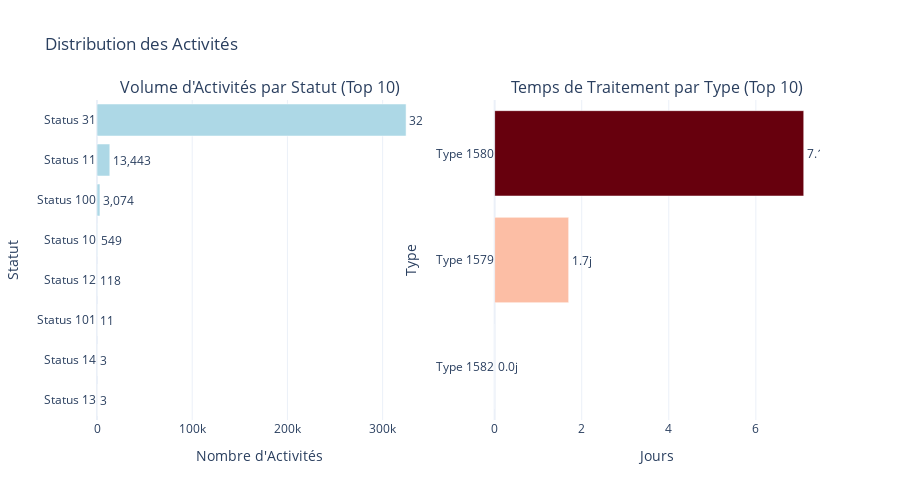

The notebook cell this image was saved under:
### Code cell
# Visualisation : Distribution des activités
fig = make_subplots(
    rows=1, cols=2,
    subplot_titles=('Volume d\'Activités par Statut (Top 10)', 'Temps de Traitement par Type (Top 10)'),
    specs=[[{"type": "bar"}, {"type": "bar"}]]
)

# Graphique 1 : Volume par statut
df_status_top = activity_by_status.head(10).sort_values('total_activities')
fig.add_trace(
    go.Bar(
        y=df_status_top['status_name'],
        x=df_status_top['total_activities'],
        orientation='h',
        text=df_status_top['total_activities'].apply(lambda x: f"{x:,}"),
        textposition='outside',
        marker_color='lightblue',
        name='Volume',
        hovertemplate='<b>%{y}</b><br>Volume: %{x:,}<extra></extra>'
    ),
    row=1, col=1
)

# Graphique 2 : Temps par type
df_type_top = activity_by_type.head(10).sort_values('avg_days_to_close')
fig.add_trace(
    go.Bar(
        y=df_type_top['type_name'],
        x=df_type_top['avg_days_to_close'],
        orientation='h',
        text=df_type_top['avg_days_to_close'].apply(lambda x: f"{x:.1f}j"),
        textposition='outside',
        marker_color=df_type_top['avg_days_to_close'],
        marker_colorscale='Reds',
        name='Durée',
        hovertemplate='<b>%{y}</b><br>Durée: %{x:.1f} jours<extra></extra>'
    ),
    row=1, col=2
)

fig.update_xaxes(title_text="Nombre d'Activités", row=1, col=1)
fig.update_yaxes(title_text="Statut", row=1, col=1)
fig.update_xaxes(title_text="Jours", row=1, col=2)
fig.update_yaxes(title_text="Type", row=1, col=2)

fig.update_layout(height=500, showlegend=False, title_text="Distribution des Activités")
fig.show()

### Figure 1 — Plotly figure (JSON) as saved in the notebook; plotly's stock layout.template omitted (floating-point values rounded to 4 significant figures)
{"data": [{"hovertemplate": "<b>%{y}</b><br>Volume: %{x:,}<extra></extra>", "marker": {"color": "lightblue"}, "name": "Volume", "orientation": "h", "text": ["3", "3", "11", "118", "549", "3,074", "13,443", "324,637"], "textposition": "outside", "type": "bar", "x": [3, 3, 11, 118, 549, 3074, 13443, 324637], "xaxis": "x", "y": ["Status 13", "Status 14", "Status 101", "Status 12", "Status 10", "Status 100", "Status 11", "Status 31"], "yaxis": "y"}, {"hovertemplate": "<b>%{y}</b><br>Durée: %{x:.1f} jours<extra></extra>", "marker": {"color": [0.0, 1.7, 7.1], "colorscale": [[0, "rgb(255,245,240)"], [0.125, "rgb(254,224,210)"], [0.25, "rgb(252,187,161)"], [0.375, "rgb(252,146,114)"], [0.5, "rgb(251,106,74)"], [0.625, "rgb(239,59,44)"], [0.75, "rgb(203,24,29)"], [0.875, "rgb(165,15,21)"], [1, "rgb(103,0,13)"]]}, "name": "Durée", "orientation": "h", "text": ["0.0j", "1.7j", "7.1j"], "textposition": "outside", "type": "bar", "x": [0.0, 1.7, 7.1], "xaxis": "x2", "y": ["Type 1582", "Type 1579", "Type 1580"], "yaxis": "y2"}], "layout": {"annotations": [{"font": {"size": 16}, "showarrow": false, "text": "Volume d'Activités par Statut (Top 10)", "x": 0.225, "xanchor": "center", "xref": "paper", "y": 1, "yanchor": "bottom", "yref": "paper"}, {"font": {"size": 16}, "showarrow": false, "text": "Temps de Traitement par Type (Top 10)", "x": 0.775, "xanchor": "center", "xref": "paper", "y": 1, "yanchor": "bottom", "yref": "paper"}], "height": 500, "showlegend": false, "title": {"text": "Distribution des Activités"}, "xaxis": {"anchor": "y", "domain": [0, 0.45], "title": {"text": "Nombre d'Activités"}}, "xaxis2": {"anchor": "y2", "domain": [0.55, 1], "title": {"text": "Jours"}}, "yaxis": {"anchor": "x", "domain": [0, 1], "title": {"text": "Statut"}}, "yaxis2": {"anchor": "x2", "domain": [0, 1], "title": {"text": "Type"}}}}
